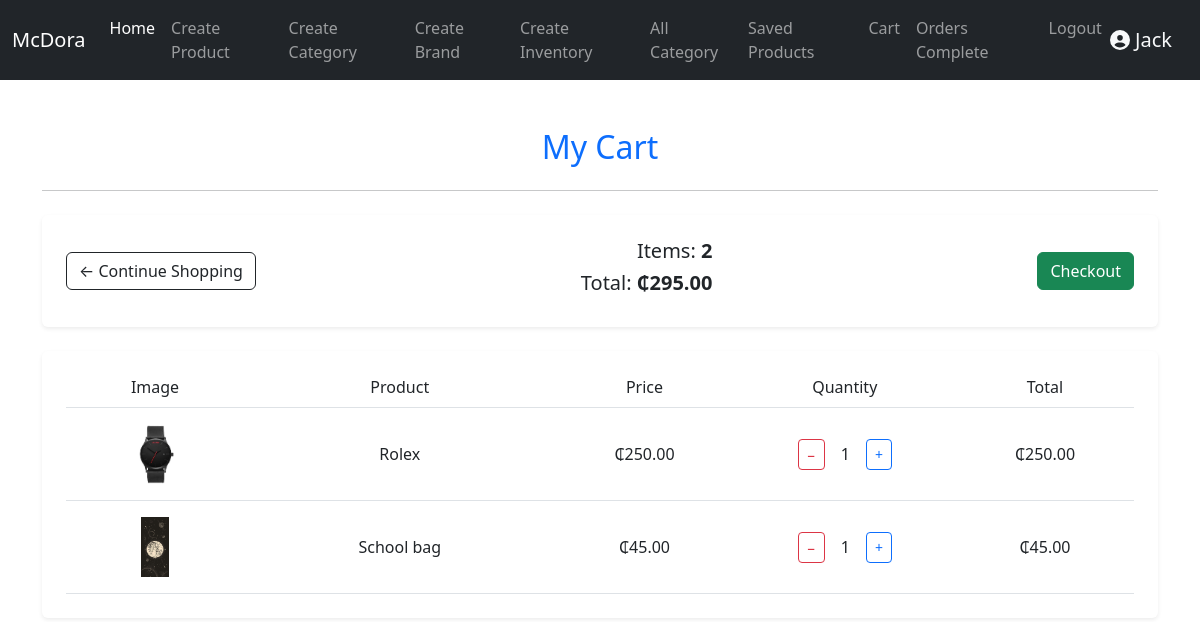
The app's page /cart/ (signed in) with its own data.
### store/models.py (models this page shows, shortened)
class Cart(models.Model):
    created_at = models.DateTimeField(auto_now_add=True)
    complete = models.BooleanField(default=False)
    customer = models.ForeignKey('Customer', on_delete=models.CASCADE, null=True, blank=True)
    @property
    def cart_total_price(self):
        return sum(item.item_total_price for item in self.cartitem_set.all())
    @property
    def cart_total_items(self):
        return sum(item.quantity for item in self.cartitem_set.all())

class CartItem(models.Model):
    product = models.ForeignKey(Product, on_delete=models.CASCADE, null=True)
    cart = models.ForeignKey(Cart, on_delete=models.CASCADE, null=True)
    quantity = models.IntegerField(default=0, null=True)
    @property
    def item_total_price(self):
        return self.product.price * self.quantity

class Product(models.Model):
    name = models.CharField(max_length=100, null=True)
    description = models.TextField(null=True)
    category = models.ForeignKey(Category, on_delete=models.SET_NULL, related_name='products', null=True)
    brand = models.ForeignKey(Brand, on_delete=models.SET_NULL, related_name='products', null=True)
    product_status = models.ForeignKey(ProductStatus, on_delete=models.SET_NULL, null=True)
    image = models.ImageField(upload_to= 'products/', null=True, blank=True)
    product_document = models.ForeignKey(ProductDocument, on_delete=models.SET_NULL, null=True, blank=True)
    price = models.DecimalField(max_digits=10, decimal_places=2, null=True)
    date_created = models.DateTimeField(auto_now_add=True, null=True)
    creator = models.ForeignKey(User, on_delete=models.SET_NULL, null=True)

### store/views.py (the view)
# urls.py: path('cart/', views.cart, name='cart'),
@login_required(login_url="login")
def cart(request):
    if not request.user.is_authenticated:
        messages.error(request, 'You must be logged in to view the cart.')
        return redirect('login')
    customer = getattr(request.user, 'customer', None)
    if customer:
        cart = Cart.objects.filter(customer=customer, complete=False).first()
        if not cart:
            cart = Cart.objects.create(customer=customer, complete=False)
        items = CartItem.objects.select_related('product').filter(cart=cart)
    else:
        messages.error(request, 'Please login.')
        return redirect('login')
    context = {'cart': cart, 'items': items}
    return render(request, 'cart.html', context)

### store/templates/cart.html (shortened to what this page needs)
{% extends 'base.html' %}
{% block content %}
<div class="container my-5">
    <div class="row">
        <div class="col-lg-12 text-center">
            <h2 class="font-weight-bold text-primary">My Cart</h2>
            <hr class="my-4">
        </div>
    </div>
    <div class="row">
        <div class="col-lg-12">
            <div class="box-element shadow-sm p-4 rounded d-flex justify-content-between align-items-center">
                <a class="btn btn-outline-dark" href="{% url 'home' %}">&#x2190; Continue Shopping</a>
                <div class="text-end">
                    <h5>Items: <strong>{{ cart.cart_total_items }}</strong></h5>
                    <h5>Total: <strong>₵{{ cart.cart_total_price|floatformat:2 }}</strong></h5>
                </div>
                <a class="btn btn-success" href="{% url 'checkout' %}">Checkout</a>
            </div>
        </div>
    </div>
    <br>
    <div class="box-element shadow-sm p-4 rounded">
        <div class="cart-row d-flex justify-content-between font-weight-bold text-center border-bottom pb-2">
            <div class="col-2">Image</div>
            <div class="col-3">Product</div>
            <div class="col-2">Price</div>
            <div class="col-2">Quantity</div>
            <div class="col-2">Total</div>
        </div>
        {% for item in items %}
        <div class="cart-row d-flex justify-content-between align-items-center text-center py-3 border-bottom">
            <div class="col-2">
                 {% if item.product.image %}
                <img src="{{ item.product.image.url }}" alt="{{ item.product.name }}" style="max-height: 60px;">
            {% else %}
                <span>No image</span>
            {% endif %}
            </div>
            <div class="col-3">
                <p class="mb-0">{{ item.product.name }}</p>
            </div>
            <div class="col-2">
                <p class="mb-0">₵{{ item.product.price }}</p>
            </div>
            <div class="col-2">
                <div class="d-flex justify-content-center align-items-center">
                    <form action="{% url 'remove_from_cart' id=item.product.id %}" method="POST" class="me-2">
                        <button type="submit" class="btn btn-outline-danger btn-sm">−</button>
                    </form>
                    <span class="mx-2">{{ item.quantity }}</span>
                    <form action="{% url 'increase_quantity' id=item.product.id %}" method="POST" class="ms-2">
                        <button type="submit" class="btn btn-outline-primary btn-sm">+</button>
                    </form>
                </div>
            </div>
            <div class="col-2">
                <p class="mb-0">₵{{ item.item_total_price|floatformat:2 }}</p>
            </div>
        </div>
        {% empty %}
        <div class="text-center my-4">
            <h5>Your cart is empty 🛒</h5>
            <a href="{% url 'home' %}" class="btn btn-outline-primary mt-3">Start Shopping</a>
        </div>
        {% endfor %}
    </div>
</div>
{% endblock content %}

### store/templates/base.html (shortened to what this page needs)
{% load static%}
<!doctype html>
<link rel="stylesheet" type="text/css" href="{%  static '/css/sweetalert2.min.css' %}">
<link rel="stylesheet" type="text/css" href="{% static '/css/bootstrap.min.css' %}">
<link rel="stylesheet" type="text/css" href="{% static '/css/all.min.css' %}">
<html lang="en">
  <head>
  </head>
  <body>
    <nav class="navbar navbar-expand-lg navbar-dark bg-dark">
  <div class="container-fluid">
    <a class="navbar-brand" href="{% url 'home' %}">McDora</a>
    <div class="collapse navbar-collapse" id="navbarSupportedContent">
      <ul class="navbar-nav me-auto mb-2 mb-lg-0">
        <li class="nav-item">
          <a class="nav-link active" aria-current="page" href="{% url 'home' %}">Home</a>
        </li>
        {% if request.user.is_authenticated %}
        {% if request.user.is_superuser or request.user.customer.user_type == 'seller' %}
        <li class="nav-item">
          <a class="nav-link" href="{% url 'create_product' %}">Create Product</a>
        </li>
        <li class="nav-item">
          <a class="nav-link" href="{% url 'create_category' %}">Create Category</a>
        </li>
        <li class="nav-item">
          <a class="nav-link" href="{% url 'create_brand' %}">Create Brand</a>
        </li>
        <li class="nav-item">
          <a class="nav-link" href="{% url 'create_inventory' %}">Create Inventory</a>
        </li>
        {% endif %}
        {% endif %}
        <li class="nav-item">
          <a class="nav-link" href="{% url 'all_category' %}">All Category</a>
        </li>
        {% if  request.user.is_superuser  %}
        <li class="nav-item">
          <a class="nav-link" href="{% url 'all_customer' %}">Customers</a>
        </li>
        <li class="nav-item">
          <a class="nav-link" href="{% url 'orders' %}">Orders</a>
        </li>
        {% else %}
        <li class="nav-item">
          <a class="nav-link" href="{% url 'saved_products' %}">Saved Products</a>
        </li>
        <li class="nav-item">
          <a class="nav-link" href="{% url 'cart' %}">Cart</a>
        </li>
        <li class="nav-item">
          <a class="nav-link" href="{% url 'orders_complete' %}">Orders Complete</a>
        {% endif %}
        {% if user.is_authenticated %}
        <li class="nav-item">
          <a class="nav-link" href="{% url 'logout' %}">Logout</a>
        </li>
        {% else %}
        <li class="nav-item">
          <a class="nav-link" href="{% url 'login' %}">Login</a>
        </li>
        {% endif %}
      </ul>
  {% if user.is_authenticated and customer %}
  <a class="navbar-brand text-light font-weight-bold" href="{% url 'customer_detail' id=customer.id %}">
    <i class="fas fa-user-circle"></i> {{ user.username }}
  </a>
  {% elif user.is_authenticated%}
  <a class="navbar-brand text-light font-weight-bold" href="#">
    <i class="fas fa-user-circle"></i> {{ user.username }}
  </a>
{% else %}
  <a class="navbar-brand text-light font-weight-bold" href="{% url 'login' %}">
    <i class="fas fa-user-circle"></i> Guest
  </a>
{% endif %}
    </div>
  </div>
</nav>
    {% block content %}
    {% endblock %}
  </body>
</html>

### records on screen
Cart: cart_total_items "2", cart_total_price "295.00"
CartItem: product.image (picture), product.name "Rolex", product.price "250.00", quantity "1", item_total_price "250.00"
CartItem: product.image (picture), product.name "School bag", product.price "45.00", quantity "1", item_total_price "45.00"

### other values on screen
{{ user.username }} "Jack"
